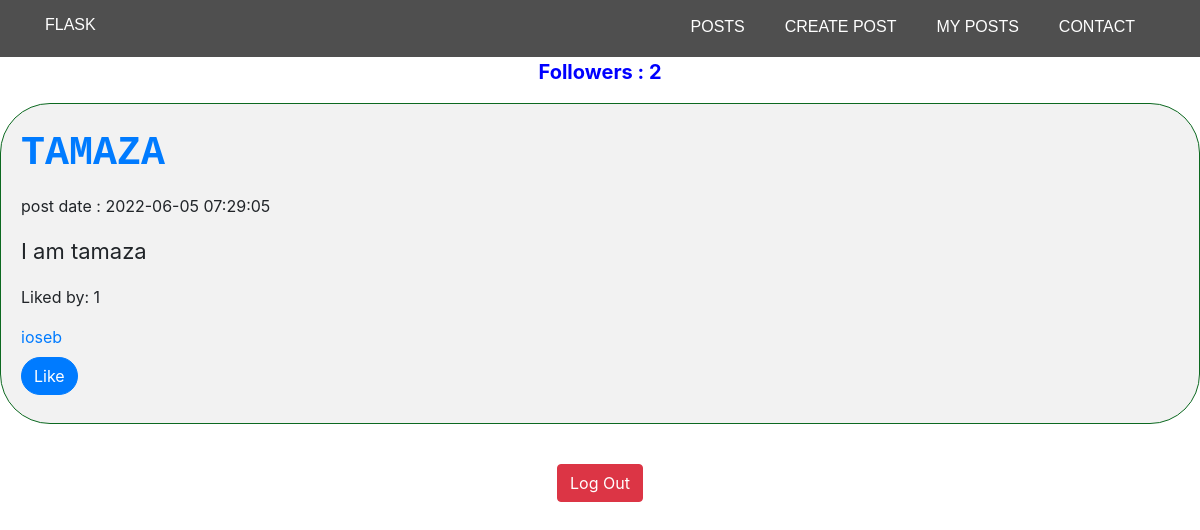
The app's page /posts/tamaza (signed in) with its own data.
### tables this page shows
CREATE TABLE user (Username TEXT, Userid INTEGER PRIMARY KEY, password TEXT);

CREATE TABLE posts 
            (postid INTEGER PRIMARY KEY, 
            post TEXT,
            userid INTEGER,
            post_date default current_timestamp,
            FOREIGN KEY(userid) REFERENCES user(Userid));

### main.py (the view, shortened to what this page needs)
@app.route('/posts/<name>', methods=['GET', 'POST'])
def posts_name(name):
    if "username" not in session.keys():
        return redirect(url_for('login'))
    posts = []
    c.execute("SELECT userid FROM user WHERE username = ?", (name,))
    userid = c.fetchone()[0]
    c.execute("SELECT * FROM posts where userid = ?", (userid,))
    for row in c.fetchall():
        liked_by = []
        c.execute("SELECT userid FROM likes WHERE postid = ?", (row[0],))
        for user in c.fetchall():
            try:
                c.execute("SELECT Username FROM user WHERE Userid = ?", (user[0],))
                liked_by.append(c.fetchone()[0])
            except:
                pass
        liked_me = False
        if session["username"] in liked_by:
            liked_me = True
        c.execute("SELECT username FROM user WHERE Userid = ?", (row[2],))
        posts.append({'postid': row[0],'liked_me': liked_me, 'liked_by': liked_by, 'post': row[1], 'userid': row[2], 'post_date': row[3], 'username': c.fetchone()[0]})
    if "admin" not in session.values():
        user = session['username']
        followers = 0
        c.execute("select following_id from followers where userid = ?", (userid,))
        for row in c.fetchall():
            followers += 1
        return render_template('userposts.htm', posts=posts, user=user, followers=followers)
    followers = 0
    c.execute("select following_id from followers where userid = ?", (userid,))
    for row in c.fetchall():
        followers += 1
    return render_template('userposts.htm', posts=posts, user=session['username'], followers=followers)

### templates/userposts.htm (shortened to what this page needs)
<!DOCTYPE html>
<html lang="en">
<head>
    <link rel="stylesheet" href="https://cdn.jsdelivr.net/npm/bootstrap@4.3.1/dist/css/bootstrap.min.css">
    <link rel="stylesheet" href="{{ url_for('static', filename='css/style.css') }}">
</head>
<body>
    {% extends 'main.htm' %}
    {% block content %}
    <p style="text-align: center; font-size: 20px; color:blue; font-weight: bold;">Followers : {{followers}}</p>
    {% if posts %}
    {% for i in range(posts |length) %}
        <div class="blog-post">
            <div class="blog-post-title">
                <a href="/posts/{{posts[i]['username']|lower}}">{{posts[i]["username"]|upper}}</a>
            </div>
            <div><p>post date : {{ posts[i]['post_date']}}</p></div>
            <div class="blog-post-body">
                <p>{{ posts[i]["post"] }}</p>
            </div>
            {% if posts[i]["liked_by"] %}
                <div class="liked-by">
                    <p>Liked by: <span class="liked">{{ posts[i]["liked_by"]|length }}</span></p>
                    <div class="liked_by">
                        {% for j in range(posts[i]["liked_by"]|length) %}
                        <a href="/posts/{{ posts[i]['liked_by'][j] }}" style="margin-bottom: 8px;">{{posts[i]["liked_by"][j]}}</a>
                        {% endfor %}
                    </div>
                </div>
            {% endif %}
            <form action="/posts/{{posts[i]['username']|lower}}" method="post">
                <div class="form-row align-items-center">
                {% if posts[i]["liked_me"] %}
                    <input type = "hidden" name = "like_status" value = "unlike" />
                    <div class="col-auto">
                        <button type="submit" class="btn btn-primary mb-2" style="border-radius: 50px;background-color: rgb(233, 83, 83); border-color: rgb(233, 83, 83);">Unlike</button>
                    </div>
                {% else %}
                <div class="col-auto">
                    <button type="submit" class="btn btn-primary mb-2" style="border-radius: 50px;">Like</button>
                </div>
                {% endif %}
                </div>
              </form>
        </div>
    {% endfor %}
    {% else %}
        <p style="text-align: center; font-size: 20px;">No posts yet</p>
    {% endif %}
    <form action="/logout">
        <fieldset style="margin-top: 40px; margin-bottom: 20px;" class="d-flex justify-content-center">
            <button name="submit" type="submit" class="btn btn-danger">Log Out</button>
        </fieldset>
    </form>
    {% endblock %}

### static/css/style.css (style rules this page uses)
.blog-post { padding: 20px; border-bottom: 2px solid #ececec; margin-bottom: 20px; border: 1px solid #0c6920; border-radius: 50px; background-color: #f2f2f2; }
.blog-post-title { color: #006699; font-size: 40px; font-family: 'Courier New', Courier, monospace; font-weight: bold; margin-bottom: 10px; display: flex; align-items: center: gap: 20px; }
.blog-post-body { font-size: 22px; line-height: 1.6; margin-bottom: 10px; }
.liked_by { display: flex; gap: 10px; }

### records on screen
user: Username "TAMAZA"
posts: post_date "2022-06-05 07:29:05", post "I am tamaza"
user: Username "ioseb"

### other values on screen
{{ followers }} "2"
{{ posts[i]["liked_by"]|length }} "1"
